Frame 1 (no input): blank canvas, image omitted
Frame 60 (the mouse pressed at the canvas centre just before this capture): blank canvas, image omitted
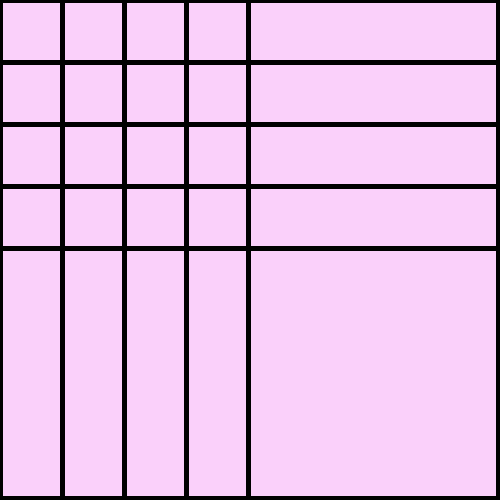
Frame 120 (the mouse held since frame 60 and released just before this capture)

The Processing sketch whose frames 1 and 60 were blank and that drew this single picture after the mouse press (run headless with seeded random() and noise(); from frame 60 on, the mouse is pressed at the canvas centre):

// Processing sketch: processing_57828
// ── processing_57828.pde

//Problem Set 3
//Question 4
//Karen Wan


float x[] = new float[30];
float y[] = new float[30]; 
color c[] = new color[30];
 
void setup() {
  size(500, 500);
  smooth();

}
 
void draw() {
  background(255);
  fill(mouseX,208,mouseY);
  for (int i=0;i < width; i += 10) {
    int w = width/8;
  int h = height/8;

  for (int t=0; t < mouseX; t +=h) {
    for (int j = 0; j < mouseY; j +=h)
    {
      rect(j,t,mouseX,mouseY);
    }
  }
  }
  strokeWeight(5);
}
